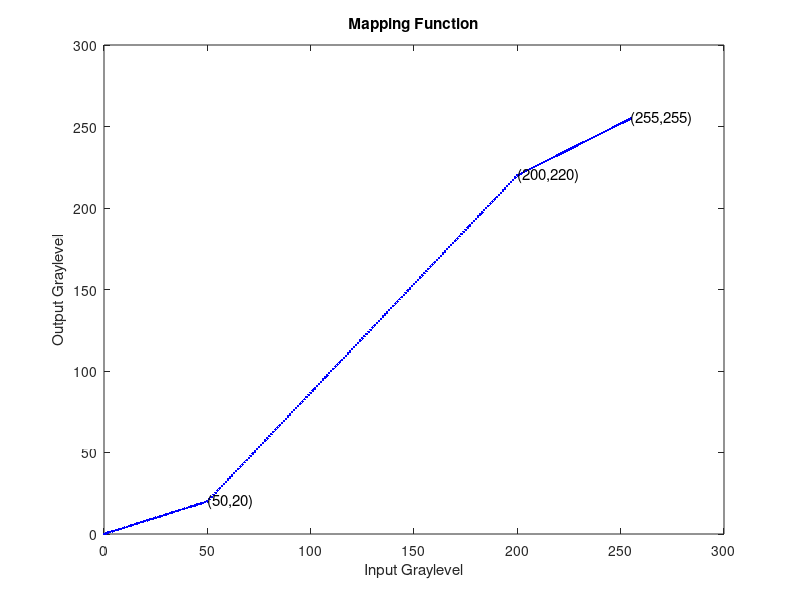

Here is the MATLAB script that generated this plot:
m=20;
n=220;
for x=0:1:255
    if x<50
        y=(m/50.*x);
    else if x<200
            y=((n-m)/150*x+(4*m-n)/3);
        else y=((255-n)/55*x+(51*n-10200)/11);
        end
    end

plot(x,y,'b:.');hold on;
title("Mapping Function");
xlabel("Input Graylevel");
ylabel("Output Graylevel");
end
text(50,20,'\fontsize{15}(50,20)');
text(200,220,'\fontsize{15}(200,220)');
text(255,255,'\fontsize{15}(255,255)');